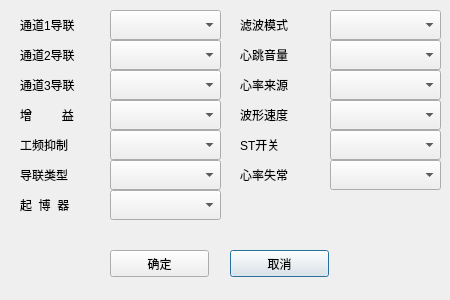
<?xml version="1.0" encoding="UTF-8"?>
<ui version="4.0">
 <class>Dlg_set_ecg</class>
 <widget class="QDialog" name="Dlg_set_ecg">
  <property name="geometry">
   <rect>
    <x>0</x>
    <y>0</y>
    <width>450</width>
    <height>300</height>
   </rect>
  </property>
  <property name="windowTitle">
   <string>心电设置</string>
  </property>
  <widget class="QLabel" name="label_10">
   <property name="geometry">
    <rect>
     <x>20</x>
     <y>135</y>
     <width>70</width>
     <height>20</height>
    </rect>
   </property>
   <property name="text">
    <string>工频抑制</string>
   </property>
  </widget>
  <widget class="QLabel" name="label_8">
   <property name="geometry">
    <rect>
     <x>20</x>
     <y>105</y>
     <width>70</width>
     <height>20</height>
    </rect>
   </property>
   <property name="text">
    <string>增         益</string>
   </property>
  </widget>
  <widget class="QComboBox" name="m_cmbb_amp">
   <property name="geometry">
    <rect>
     <x>110</x>
     <y>100</y>
     <width>111</width>
     <height>30</height>
    </rect>
   </property>
   <property name="maxVisibleItems">
    <number>4</number>
   </property>
  </widget>
  <widget class="QComboBox" name="m_cmbb_chnl1_daolian">
   <property name="geometry">
    <rect>
     <x>110</x>
     <y>10</y>
     <width>111</width>
     <height>30</height>
    </rect>
   </property>
   <property name="maxVisibleItems">
    <number>7</number>
   </property>
  </widget>
  <widget class="QComboBox" name="m_cmbb_xintiaoyinliang">
   <property name="geometry">
    <rect>
     <x>330</x>
     <y>40</y>
     <width>111</width>
     <height>30</height>
    </rect>
   </property>
   <property name="maxVisibleItems">
    <number>3</number>
   </property>
  </widget>
  <widget class="QComboBox" name="m_cmbb_lvbomoshi">
   <property name="geometry">
    <rect>
     <x>330</x>
     <y>10</y>
     <width>111</width>
     <height>30</height>
    </rect>
   </property>
   <property name="maxVisibleItems">
    <number>11</number>
   </property>
  </widget>
  <widget class="QLabel" name="label_9">
   <property name="geometry">
    <rect>
     <x>240</x>
     <y>135</y>
     <width>70</width>
     <height>20</height>
    </rect>
   </property>
   <property name="text">
    <string>ST开关</string>
   </property>
  </widget>
  <widget class="QComboBox" name="m_cmbb_chnl2_daolian">
   <property name="geometry">
    <rect>
     <x>110</x>
     <y>40</y>
     <width>111</width>
     <height>30</height>
    </rect>
   </property>
   <property name="maxVisibleItems">
    <number>3</number>
   </property>
  </widget>
  <widget class="QLabel" name="label">
   <property name="geometry">
    <rect>
     <x>20</x>
     <y>15</y>
     <width>70</width>
     <height>20</height>
    </rect>
   </property>
   <property name="text">
    <string>通道1导联</string>
   </property>
  </widget>
  <widget class="QPushButton" name="m_btn_cancel">
   <property name="geometry">
    <rect>
     <x>230</x>
     <y>250</y>
     <width>99</width>
     <height>27</height>
    </rect>
   </property>
   <property name="focusPolicy">
    <enum>Qt::TabFocus</enum>
   </property>
   <property name="text">
    <string>取消</string>
   </property>
  </widget>
  <widget class="QLabel" name="label_12">
   <property name="geometry">
    <rect>
     <x>20</x>
     <y>165</y>
     <width>70</width>
     <height>20</height>
    </rect>
   </property>
   <property name="text">
    <string>导联类型</string>
   </property>
  </widget>
  <widget class="QLabel" name="label_7">
   <property name="geometry">
    <rect>
     <x>240</x>
     <y>105</y>
     <width>70</width>
     <height>20</height>
    </rect>
   </property>
   <property name="text">
    <string>波形速度</string>
   </property>
  </widget>
  <widget class="QLabel" name="label_2">
   <property name="geometry">
    <rect>
     <x>240</x>
     <y>15</y>
     <width>70</width>
     <height>20</height>
    </rect>
   </property>
   <property name="text">
    <string>滤波模式</string>
   </property>
  </widget>
  <widget class="QComboBox" name="m_cmbb_chnl3_daolian">
   <property name="geometry">
    <rect>
     <x>110</x>
     <y>70</y>
     <width>111</width>
     <height>30</height>
    </rect>
   </property>
   <property name="maxVisibleItems">
    <number>3</number>
   </property>
  </widget>
  <widget class="QLabel" name="label_5">
   <property name="geometry">
    <rect>
     <x>240</x>
     <y>75</y>
     <width>70</width>
     <height>20</height>
    </rect>
   </property>
   <property name="text">
    <string>心率来源</string>
   </property>
  </widget>
  <widget class="QPushButton" name="m_btn_ok">
   <property name="geometry">
    <rect>
     <x>110</x>
     <y>250</y>
     <width>99</width>
     <height>27</height>
    </rect>
   </property>
   <property name="focusPolicy">
    <enum>Qt::TabFocus</enum>
   </property>
   <property name="text">
    <string>确定</string>
   </property>
  </widget>
  <widget class="QLabel" name="label_11">
   <property name="geometry">
    <rect>
     <x>240</x>
     <y>165</y>
     <width>70</width>
     <height>20</height>
    </rect>
   </property>
   <property name="text">
    <string>心率失常</string>
   </property>
  </widget>
  <widget class="QLabel" name="label_14">
   <property name="geometry">
    <rect>
     <x>20</x>
     <y>195</y>
     <width>70</width>
     <height>20</height>
    </rect>
   </property>
   <property name="text">
    <string>起  博  器</string>
   </property>
  </widget>
  <widget class="QComboBox" name="m_cmbb_xinlvlaiyuan">
   <property name="geometry">
    <rect>
     <x>330</x>
     <y>70</y>
     <width>111</width>
     <height>30</height>
    </rect>
   </property>
   <property name="maxVisibleItems">
    <number>3</number>
   </property>
  </widget>
  <widget class="QComboBox" name="m_cmbb_st">
   <property name="geometry">
    <rect>
     <x>330</x>
     <y>130</y>
     <width>111</width>
     <height>30</height>
    </rect>
   </property>
   <property name="maxVisibleItems">
    <number>2</number>
   </property>
  </widget>
  <widget class="QLabel" name="label_4">
   <property name="geometry">
    <rect>
     <x>240</x>
     <y>45</y>
     <width>70</width>
     <height>20</height>
    </rect>
   </property>
   <property name="text">
    <string>心跳音量</string>
   </property>
  </widget>
  <widget class="QComboBox" name="m_cmbb_daolianleixing">
   <property name="geometry">
    <rect>
     <x>110</x>
     <y>160</y>
     <width>111</width>
     <height>30</height>
    </rect>
   </property>
   <property name="maxVisibleItems">
    <number>2</number>
   </property>
  </widget>
  <widget class="QComboBox" name="m_cmbb_qiboqi">
   <property name="geometry">
    <rect>
     <x>110</x>
     <y>190</y>
     <width>111</width>
     <height>30</height>
    </rect>
   </property>
   <property name="maxVisibleItems">
    <number>2</number>
   </property>
  </widget>
  <widget class="QLabel" name="label_3">
   <property name="geometry">
    <rect>
     <x>20</x>
     <y>45</y>
     <width>70</width>
     <height>20</height>
    </rect>
   </property>
   <property name="text">
    <string>通道2导联</string>
   </property>
  </widget>
  <widget class="QLabel" name="label_6">
   <property name="geometry">
    <rect>
     <x>20</x>
     <y>75</y>
     <width>70</width>
     <height>20</height>
    </rect>
   </property>
   <property name="text">
    <string>通道3导联</string>
   </property>
  </widget>
  <widget class="QComboBox" name="m_cmbb_boxingsudu">
   <property name="geometry">
    <rect>
     <x>330</x>
     <y>100</y>
     <width>111</width>
     <height>30</height>
    </rect>
   </property>
   <property name="maxVisibleItems">
    <number>3</number>
   </property>
  </widget>
  <widget class="QComboBox" name="m_cmbb_xinlvshichang">
   <property name="geometry">
    <rect>
     <x>330</x>
     <y>160</y>
     <width>111</width>
     <height>30</height>
    </rect>
   </property>
   <property name="maxVisibleItems">
    <number>2</number>
   </property>
  </widget>
  <widget class="QComboBox" name="m_cmbb_gongpinyizhi">
   <property name="geometry">
    <rect>
     <x>110</x>
     <y>130</y>
     <width>111</width>
     <height>30</height>
    </rect>
   </property>
   <property name="maxVisibleItems">
    <number>2</number>
   </property>
  </widget>
 </widget>
 <resources/>
 <connections/>
</ui>
